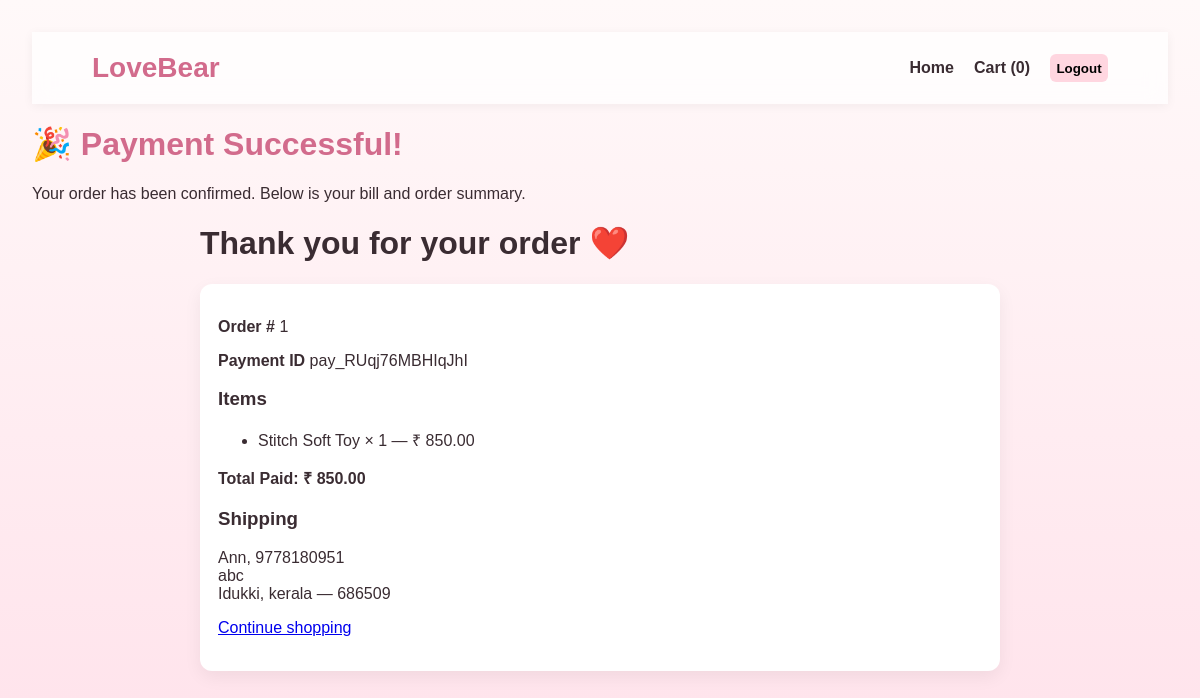
The page /order_success.php?id=1 (signed in) on the database its author committed.
### tables this page shows
CREATE TABLE `orders` (
  `id` int(11) NOT NULL,
  `items` text NOT NULL,
  `total` decimal(10,2) NOT NULL,
  `created_at` timestamp NOT NULL DEFAULT current_timestamp(),
  `user_id` int(11) DEFAULT NULL,
  `razorpay_order_id` varchar(255) DEFAULT NULL,
  `razorpay_payment_id` varchar(255) DEFAULT NULL,
  `payment_status` varchar(50) DEFAULT 'pending',
  `shipping_address` text DEFAULT NULL
);

### config.php (called while the page is built, shortened)
<?php
function e($s) {
    return htmlspecialchars($s ?? '', ENT_QUOTES, 'UTF-8');
}
?>

### order_success.php (the view, shortened to what this page needs)
<?php
require_once 'config.php';
$id = isset($_GET['id']) ? (int)$_GET['id'] : 0;
$stmt = $pdo->prepare("SELECT * FROM orders WHERE id = :id LIMIT 1");
$stmt->execute([':id' => $id]);
$order = $stmt->fetch();
$items = json_decode($order['items'], true);
$shipping = json_decode($order['shipping_address'], true);
?>
<!doctype html>
<html>
<head>
</head>
<body>
  <header>
  <div class="logo">LoveBear</div>
  <nav>
    <a href="index.php">Home</a>
    <a href="cart.php">Cart (<?php echo array_sum($_SESSION['cart'] ?? []); ?>)</a>
    <form method="post" action="logout.php" style="display:inline">
      <button class="qty-btn" type="submit">Logout</button>
    </form>
  </nav>
</header>
  <h1 style="color:#d26b8c;">🎉 Payment Successful!</h1>
<p>Your order has been confirmed. Below is your bill and order summary.</p>
<div class="wrap">
  <h1>Thank you for your order ❤️</h1>
  <div class="card">
    <p><strong>Order #</strong> <?php echo e($order['id']); ?></p>
    <p><strong>Payment ID</strong> <?php echo e($order['razorpay_payment_id']); ?></p>
    <h3>Items</h3>
    <ul>
      <?php foreach ($items as $it): ?>
        <li><?php echo e($it['name']); ?> × <?php echo (int)$it['qty']; ?> — ₹ <?php echo number_format($it['subtotal'],2); ?></li>
      <?php endforeach; ?>
    </ul>
    <p style="font-weight:800">Total Paid: ₹ <?php echo number_format($order['total'],2); ?></p>
    <h3>Shipping</h3>
    <p><?php echo e($shipping['name']); ?>, <?php echo e($shipping['phone']); ?><br>
       <?php echo nl2br(e($shipping['address'])); ?><br>
       <?php echo e($shipping['district']); ?>, <?php echo e($shipping['state']); ?> — <?php echo e($shipping['pincode']); ?></p>
    <p><a href="index.php">Continue shopping</a></p>
  </div>
</div>
</body>
</html>

### order_success.php (style rules this page uses)
:root { --light-pink: #ffe4ec; --soft-rose: #ffd6e0; --rose: #ffb6c1; --cream: #fff9f9; --deep-rose: #d26b8c; --text: #3a2c32; --muted: #766d70; --white: #ffffff; --shadow: 0 6px 18px rgba(0,0,0,0.08); --glow: 0 0 20px rgba(255,182,193,0.3); }
body { font-family:sans-serif;padding:24px;background:linear-gradient(180deg,#fff9f9,#ffe4ec);color:#3a2c32 }
header { display:flex;justify-content:space-between;align-items:center;padding:20px 60px;background:rgba(255,255,255,0.7);backdrop-filter:blur(10px);box-shadow:0 2px 10px rgba(0,0,0,0.05);position:sticky;top:0;z-index:100;flex-wrap:wrap; }
.logo { font-size:28px;font-weight:800;color:var(--deep-rose); }
nav { display:flex;align-items:center;gap:20px;flex-wrap:wrap; }
nav a { text-decoration:none;color:var(--text);font-weight:600;transition:0.3s; }
.wrap { max-width:800px;margin:0 auto }
.card { background:#fff;padding:18px;border-radius:12px;box-shadow:0 6px 18px rgba(0,0,0,0.06) }
.qty-btn { background:var(--soft-rose);border:none;border-radius:6px;width:58px;height:28px;cursor:pointer;font-weight:bold; }

### rows shown on the page
orders: id "1", razorpay_payment "pay_RUqj76MBHIqJhI", total "850.00", shipping_address "Ann", shipping_address "9778180951", shipping_address "abc", shipping_address "Idukki", shipping_address "kerala", shipping_address "686509"

### other values the page prints
array_sum($_SESSION['cart'] ?? []) "0"
$it['name'] "Stitch Soft Toy"
$it['qty'] "1"
$it['subtotal'] "850.00"
